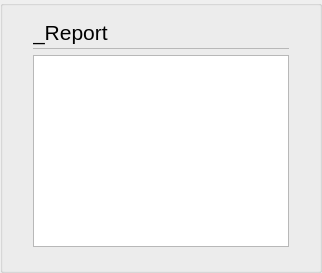
    <widget class="stw::opensyde_gui_elements::C_OgeGbx" name="pc_GroupBoxReport">
     <layout class="QVBoxLayout" name="verticalLayout" stretch="0,0,0">
      <property name="leftMargin">
       <number>30</number>
      </property>
      <property name="rightMargin">
       <number>30</number>
      </property>
      <property name="bottomMargin">
       <number>13</number>
      </property>
      <item>
       <layout class="QVBoxLayout" name="verticalLayout_3">
        <property name="spacing">
         <number>0</number>
        </property>
        <item>
         <layout class="QHBoxLayout" name="horizontalLayout_22" stretch="0,1">
          <property name="spacing">
           <number>6</number>
          </property>
          <item>
           <widget class="stw::opensyde_gui_elements::C_OgeLabContextMenuBase" name="pc_LabelHeadingReport">
            <property name="styleRole" stdset="0">
             <string>heading-group-bold</string>
            </property>
            <property name="minimumSize">
             <size>
              <width>0</width>
              <height>30</height>
             </size>
            </property>
            <property name="maximumSize">
             <size>
              <width>16777215</width>
              <height>30</height>
             </size>
            </property>
            <property name="font">
             <font>
              <family>Segoe UI</family>
              <pointsize>16</pointsize>
             </font>
            </property>
            <property name="text">
             <string>_Report</string>
            </property>
           </widget>
          </item>
          <item>
           <spacer name="horizontalSpacer_13">
            <property name="orientation">
             <enum>Qt::Horizontal</enum>
            </property>
            <property name="sizeHint" stdset="0">
             <size>
              <width>40</width>
              <height>1</height>
             </size>
            </property>
           </spacer>
          </item>
         </layout>
        </item>
        <item>
         <layout class="QHBoxLayout" name="horizontalLayout_21" stretch="1">
          <property name="spacing">
           <number>0</number>
          </property>
          <property name="topMargin">
           <number>1</number>
          </property>
          <property name="bottomMargin">
           <number>0</number>
          </property>
          <item>
           <widget class="stw::opensyde_gui_elements::C_OgeFraSeparator" name="frame_4">
            <property name="minimumSize">
             <size>
              <width>0</width>
              <height>1</height>
             </size>
            </property>
            <property name="maximumSize">
             <size>
              <width>16777215</width>
              <height>1</height>
             </size>
            </property>
            <property name="frameShape">
             <enum>QFrame::StyledPanel</enum>
            </property>
            <property name="frameShadow">
             <enum>QFrame::Raised</enum>
            </property>
           </widget>
          </item>
         </layout>
        </item>
       </layout>
      </item>
      <item>
       <widget class="stw::opensyde_gui_elements::C_OgeTebReport" name="pc_TextBrowserReport"/>
      </item>
      <item>
       <spacer name="verticalSpacer_12">
        <property name="orientation">
         <enum>Qt::Vertical</enum>
        </property>
        <property name="sizeType">
         <enum>QSizePolicy::Fixed</enum>
        </property>
        <property name="sizeHint" stdset="0">
         <size>
          <width>1</width>
          <height>10</height>
         </size>
        </property>
       </spacer>
      </item>
     </layout>
    </widget>
